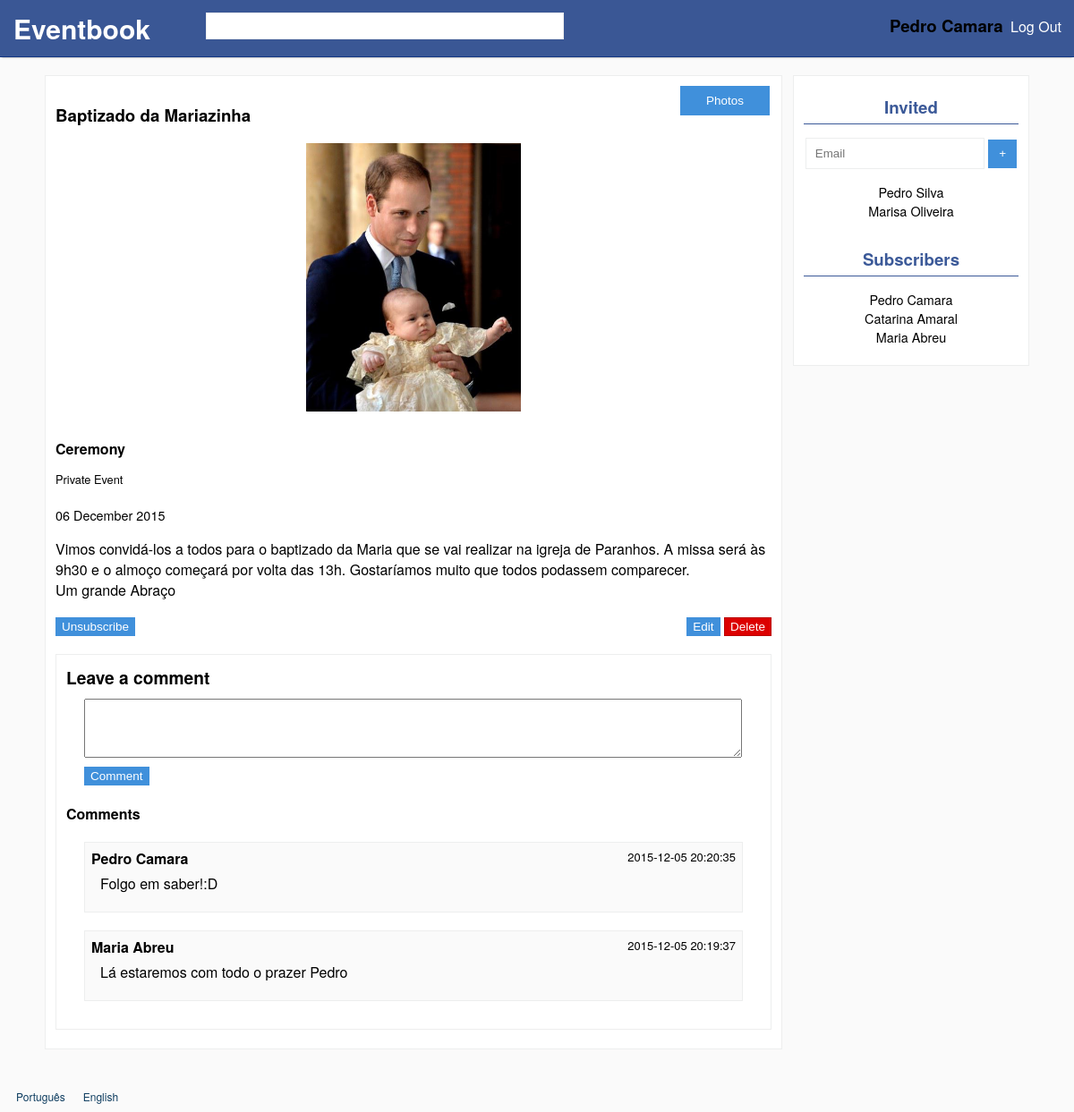
Page /events.php?id=10 (signed in) on the committed database.
### tables this page shows
CREATE TABLE events
(
	id INTEGER PRIMARY KEY,
	name TEXT NOT NULL,
	image TEXT NOT NULL,
	creation_date DATETIME DEFAULT(DATETIME('now')),
	date DATETIME NOT NULL,
	description TEXT NOT NULL,
	type_id INTEGER NOT NULL REFERENCES event_types(id),
	user_id INTEGER NOT NULL REFERENCES users(id),
	deleted BOOLEAN DEFAULT(0),
	public BOOLEAN DEFAULT(1)
);

CREATE TABLE event_comments
(
	id INTEGER PRIMARY KEY,
	event_id INTEGER NOT NULL REFERENCES events(id),
	user_id INTEGER NOT NULL REFERENCES users(id),
	date DATETIME DEFAULT(DATETIME('now')),
	text TEXT NOT NULL
);

### languages/en.php (called while the page is built, shortened)
<?php
$lang = array();
$lang['SITE_NAME'] = 'Eventbook';
$lang['REGISTER'] = 'Register';
$lang['FIRST_NAME'] = 'First Name';
$lang['FIRST_NAME_ERROR'] = 'Invalid first name.';
$lang['LAST_NAME'] = 'Last Name';
$lang['LAST_NAME_ERROR'] = 'Invalid last name.';
$lang['EMAIL'] = 'E-mail';
$lang['EMAIL_ERROR'] = "Invalid email.";
$lang['EMAIL_IN_USE'] = "Email already in use.";
$lang['CONFIRM_EMAIL'] = 'Confirm e-mail';
$lang['PASSWORD'] = 'Password';
$lang['PASSWORD_LENGTH'] = "Passwords must have at least 8 characters.";
$lang['PASSWORD_DIFF'] = "Passwords do not match.";
$lang['CONFIRM_PASSWORD'] = 'Confirm password';
$lang['LOGIN'] = 'Log In';
$lang['UNREGISTERED_EMAIL'] = 'Unregistered or invalid email.';
$lang['INVALID_PASSWORD'] = 'Invalid password.';
$lang['LOGOUT'] = 'Log Out';
$lang['NEXT'] = 'Next';
$lang['PREVIOUS'] = 'Previous';
$lang['CREATE'] = 'Create';
$lang['SUBSCRIBED'] = 'Subscribed';
$lang['PRIVATE'] = 'Private';
$lang['PUBLIC'] = 'Public';
$lang['NAME'] = 'Name';
$lang['DESCRIPTION'] = 'Description';
$lang['DATE'] = 'Date';
$lang['IMAGE'] = 'Image';
$lang['TYPE'] = 'Type';
$lang['PARTY'] = 'Party';
$lang['BUSINESS'] = 'Business';
$lang['MEETING'] = 'Meeting';
$lang['CEREMONY'] = 'Ceremony';
$lang['EDUCATIONAL'] = 'Educational';
$lang['INVALID_NAME'] = 'Invalid name.';
$lang['INVALID_DESCRIPTION'] = 'Invalid description.';
$lang['INVALID_DATE'] = 'Invalid date.';
$lang['INVALID_IMAGE'] = 'Upload a valid image (Accepted: jpg, png, gif).';
$lang['IMAGE_SIZE_ERROR'] = "Image's size can not be higher than ";
$lang['IMAGE_EXT_ERROR'] = 'Invalid extension (Accepted: jpg, png, gif).';
$lang['SUBSCRIBE'] = 'Subscribe';
$lang['UNSUBSCRIBE'] = 'Unsubscribe';
$lang['DELETE_MSG'] = 'Are you sure you want to delete this event?';
$lang['DELETE'] = 'Delete';
$lang['EDIT'] = 'Edit';
$lang['SAVE'] = 'Save';
$lang['PHOTOS'] = 'Photos';
$lang['ADD_PHOTOS'] = 'Add Photos';
$lang['DELETE_ACTIVE'] = 'Delete Active';
$lang['DELETE_DISABLED'] = 'Delete Disabled';
$lang['NO_PHOTOS_YET'] = 'There are no photos yet.';
$lang['PRIVATE_EVENT'] = 'Private Event';
$lang['PUBLIC_EVENT'] = 'Public Event';
$lang['LEAVE_A_COMMENT'] = 'Leave a comment';
$lang['COMMENTS'] = 'Comments';
$lang['MAKE_COMMENT'] = 'Comment';
$lang['NO_COMMENTS_YET'] = 'There are no comments yet.';
$lang['INVITED'] = 'Invited';
$lang['SUBSCRIBERS'] = 'Subscribers';
?>

### database/events.php (called while the page is built, shortened)
<?php
	include_once('connection.php');
	function getEventAndSubscription($event_id, $user_id)
	{
		global $db;
		$stmt = $db->prepare('SELECT events.id id,name,image,date,description,type,events.user_id user_id,public,type_id,
				COUNT(event_subscriptions.event_id) subscribed, COUNT(invites.event_id) invited FROM events
			LEFT JOIN event_types ON type_id = event_types.id
			LEFT JOIN event_subscriptions ON event_subscriptions.event_id = events.id AND event_subscriptions.user_id = ?
			LEFT JOIN invites ON invites.event_id = events.id AND invites.user_id = ?
			WHERE events.id = ? AND deleted = 0
			GROUP BY events.id');
		$stmt->execute(array($user_id,$user_id,$event_id));
		return $stmt->fetch();
	}
	function getEventSubscribers($event_id)
	{
		global $db;
		$stmt = $db->prepare('SELECT (first_name || " " || last_name) user_name FROM event_subscriptions
			LEFT JOIN users ON users.id = event_subscriptions.user_id
			WHERE event_id = ?');
		$stmt->execute(array($event_id));
		return $stmt->fetchAll();
	}
	function getEventComments($event_id, $last_id = false)
	{
		global $db;
		if ($last_id === false)
		{
			$stmt = $db->prepare('SELECT event_comments.id id, (first_name || " " || last_name) user_name, date, text FROM event_comments
				LEFT JOIN users ON user_id = users.id WHERE event_id = ? ORDER BY id DESC');
			$stmt->execute(array($event_id));
			return $stmt->fetchAll();
		}
		else
		{
			$stmt = $db->prepare('SELECT event_comments.id id, (first_name || " " || last_name) user_name, date, text FROM event_comments
				LEFT JOIN users ON user_id = users.id WHERE event_id = ? AND event_comments.id > ? ORDER BY id DESC');
			$stmt->execute(array($event_id,$last_id));
			return $stmt->fetchAll();
		}
	}
	function getInvites($event_id)
	{
		global $db;
		$stmt = $db->prepare('SELECT (first_name || " " || last_name) user_name FROM invites
			LEFT JOIN users ON users.id = invites.user_id
			WHERE event_id = ?
			AND NOT EXISTS
				(SELECT * FROM event_subscriptions WHERE event_subscriptions.event_id = invites.event_id AND event_subscriptions.user_id = users.id)');
		$stmt->execute(array($event_id));
		return $stmt->fetchAll();
	}
?>

### core/event_permission.php (called while the page is built, shortened)
<?php
include_once(file_exists("database/events.php") ? 'database/events.php' : '../database/events.php');
if (isSet($_SESSION['user_id']))
	$row = getEventAndSubscription($_REQUEST['id'],$_SESSION['user_id']);
else $row = getEvent($_REQUEST['id']);
if (isSet($_SESSION['user_id']))
{
	$subscribed = $row['subscribed'];
	$owner = ($_SESSION['user_id'] === $row['user_id']);
}
?>

### templates/comments.php (the view, shortened to what this page needs)
<div id="comments-box" class="box" <?php if (!$subscribed && !$owner) echo 'style="display:none"' ?> >
	<div>
		<h2><?php echo $lang['LEAVE_A_COMMENT']?></h2>
		<textarea id="comment-area" name="comment" rows='4'></textarea>
		<button id="comment-button" class="button"><?php echo $lang['MAKE_COMMENT']?></button>
	</div>
	<div>
		<h3><?php echo $lang['COMMENTS']?></h3>
		<ul id="comments-list">
			<?php
			$comments = getEventComments($_GET['id']);
			if (empty($comments)) {
				echo '<div id="last-comment-id" style="display:none">0</div>';
				echo '<p id="no-comments-yet">'.$lang['NO_COMMENTS_YET'].'</p>';
			}
			else
			{
				foreach ($comments as $comment)
				{
					echo '<li class="comment">';
					echo '<div class="author">'.$comment['user_name'].'</div>';
					echo '<div class="date"> '.$comment['date'].'</div>';
					echo '<div class="comment-text">'.$comment['text'].'</div></li>';
				}
			}
			?>
		</ul>
	</div>
</div>

### templates/event.php (shortened to what this page needs)
<?php
include_once("core/event_permission.php");
?>
<!DOCTYPE html>
<html>
<head>
	<link rel="stylesheet" href="../css/commons.css">
	<link rel="stylesheet" href="../css/event+photos.css">
	<link rel="stylesheet" href="../css/event.css">
</head>
<body>
	<div id="wrapper">
		<?php include('templates/header.php'); ?>
		<div id="content" class="center default-width-with-sidebar">
			<div class="box default-width">
				<span style="float:right;position:relative"><a id="photos-button" class="button" href="<?php echo $_GET['id'].'/photos' ?>"><?php echo $lang['PHOTOS'] ?></a></span>
				<h3><?php echo $row['name'] ?></h3>
				<div class="div-event-image-big" style="background-image:url(<?php echo '../'.$row['image'] ?>)"></div>
				<h4 id="event-type"><?php echo $lang[$row['type']] ?></h4>
				<?php
				echo '<p id="event-privacy">'.($row['public']?$lang['PUBLIC_EVENT']:$lang['PRIVATE_EVENT']).'</p>';
				$dateParts = explode("-", $row['date']);
				$date = $dateParts[2]." ".$lang[$dateParts[1]]." ".$dateParts[0];
				echo '<p id="event-date">'.$date.'</p>' ?>
				<p><?php echo nl2br($row['description']) ?></p>
				<?php
				if (isSet($_SESSION['user_id']))
				{
					echo '<button id="unsubscribe" style="'.($subscribed?'':'display:none').'" class="subscription button">'.$lang['UNSUBSCRIBE'].'</button>';
					if ($owner)
						{ ?>
					<div id="del-edit-div">
						<a id="edit-button" class='button' href='<?php echo $_GET['id']."/edit"; ?>'><?php echo $lang['EDIT'] ?></a>
						<a id="delete-button" class='button'><?php echo $lang['DELETE'] ?></a>
					</div>
					<?php
				}
				include('templates/comments.php');
				}
				?>
			</div>
			<div id="sidebar" class="subscriptions box">
					<?php if (isSet($_SESSION['user_id']) && ($owner || $row['public'])) { ?>
						<h3><?php echo $lang['INVITED'] ?></h3>
						<input id="invite-email" type="text" placeholder="Email"></input>
						<button id="invite-button" class="button">+</button>
						<ul id="invites">
							<?php $invites = getInvites($_GET['id']);
							if($invites)
								foreach ($invites as $user) echo '<li>'.$user['user_name'].'</li>';
							?>
						</ul>
					<?php } ?>
					<h3><?php echo $lang['SUBSCRIBERS'] ?></h3>
					<ul id="subs">
						<?php $subs = getEventSubscribers($_GET['id']);
						if($subs)
							foreach ($subs as $sub) echo '<li>'.$sub['user_name'].'</li>';
						?>
					</ul>
			</div>
		</div>
		<?php include('templates/footer.php'); ?>
	</div>
</body>
</html>

### css/commons.css (style rules this page uses)
html, body { margin:0; padding:0; height:100%; background: #fafafa; font-family: 'proxima-nova','Helvetica Neue',Arial,Helvetica,sans-serif; }
#wrapper { min-height:100%; position:relative; }
#content { padding-bottom:50px; }
.box { background-color: #fff; border: 1px solid #edeeee; margin: 0; margin-bottom: 20px; padding: 11px; }
.button { color: #fff; background-color: #4090db; border-color: #4090db; border-style: solid; border-width: 1px; cursor: pointer; padding: 2px 6px; font: 13.5px Arial; text-decoration: none; box-sizing: border-box; display: inline-block; margin: 0; text-align: center; }
input[type="text"],input[type="password"],input[type="email"], select { margin: 0; display: block; border: 1px solid #edeeee; height: 35px; -webkit-box-sizing: border-box; -moz-box-sizing: border-box; box-sizing: border-box; padding: 10px; }
#event-date { font-size: 0.9em; }
.default-width { width: 800px; }
.center { margin: 20px auto 0; }

### css/event.css (style rules this page uses)
.div-event-image-big { width: 100%; height: 300px; background-size: contain; background-position: center; background-repeat: no-repeat; }
#event-type { margin: 30px 0 10px; }
#event-privacy { font-size: 0.8em; margin-bottom: 20px; }
#del-edit-div { float: right; position: relative; }
#delete-button { background-color: #dc0000; border-color: #ba0000; }
.default-width-with-sidebar { width: 1100px; }
#sidebar { float: right; width:240px; text-align: center; }
#sidebar > h3:first-child { margin-top: 10px; }
#sidebar > h3 { color: #3b5998; padding:0; margin:30px 0 15px; padding-bottom: 5px; border-bottom:1px solid #3b5998; }
#subs, #invites { list-style-type: none; padding: 0; margin: 10px; font-size: 0.9em; }
#invite-email { display: inline; width: 200px; margin-bottom: 5px; }
#invite-button { height: 32px; width: 32px; }
.default-width-with-sidebar > div:first-child { float:left; }
#comments-box { margin: 20px 0 10px; width:97% }
#comments-box h2 { margin:0 0 10px 0; font-size: 1.2em; }
#comments-box h3 { margin:0 0 10px 0; font-size: 1em; }
#comments-box button { margin: 10px 0 20px; }
#comments-box ul { padding-left: 0; }
#comment-area { display:block; resize:vertical; width: 94%; }
#comment-area, #comments-box button { margin-left: 20px; }
.comment { padding: 6px 7px 20px 7px; margin: 20px; background-color: #fafafa; border: 1px solid #edeeee; list-style-type: none; }
.author { font-weight: bold; margin: 0; padding: 0; display: inline-block; }
.date { font-size: 13px; float:right; }
.comment-text { margin-left: 10px; margin-top: 5px; word-wrap: break-word; }
#photos-button { margin-bottom: 20px; border-width: 1px; width: 100px; position: absolute; left: -102px; padding: 8px; }

### rows in the picture
events: name "Baptizado da Mariazinha", image (picture), date "06 December 2015", description "Vimos convidá-los a todos para o baptizado da Maria que se vai realizar na igreja de Paranhos. A missa será às 9h30 e o almoço começará por volta das 13h. Gostaríamos muito que todos podassem comparecer. Um grande Abraço"
event_comments: user_name "Pedro Camara", date "2015-12-05 20:20:35", text "Folgo em saber!:D"
event_comments: user_name "Maria Abreu", date "2015-12-05 20:19:37", text "Lá estaremos com todo o prazer Pedro"

### other values in the picture
$lang['SITE_NAME'] "Eventbook"
getFullName($_SESSION['user_id']) "Pedro Camara"
$lang['LOGOUT'] "Log Out"
$lang['PHOTOS'] "Photos"
$lang[$row['type']] "Ceremony"
$lang['PRIVATE_EVENT'] "Private Event"
$lang['UNSUBSCRIBE'] "Unsubscribe"
$lang['EDIT'] "Edit"
$lang['DELETE'] "Delete"
$lang['LEAVE_A_COMMENT'] "Leave a comment"
$lang['MAKE_COMMENT'] "Comment"
$lang['COMMENTS'] "Comments"
$lang['INVITED'] "Invited"
$user['user_name'] "Pedro Silva"
$user['user_name'] "Marisa Oliveira"
